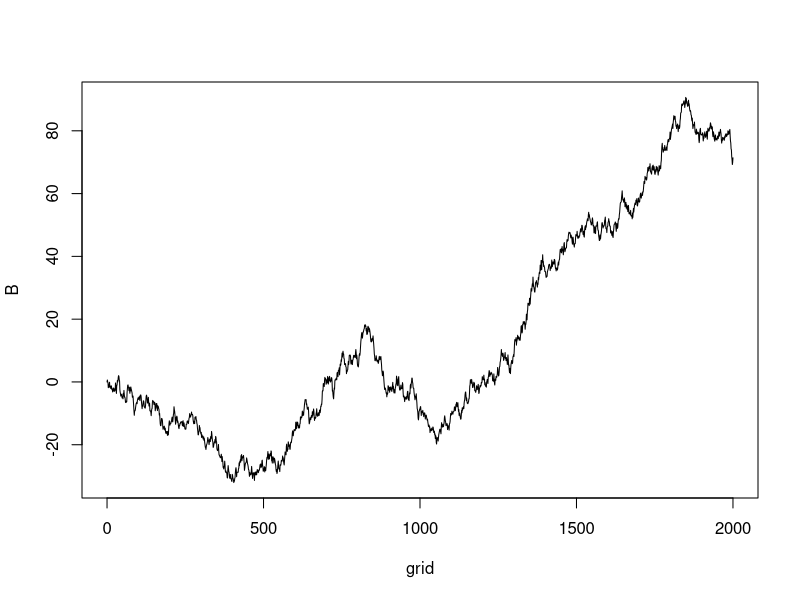
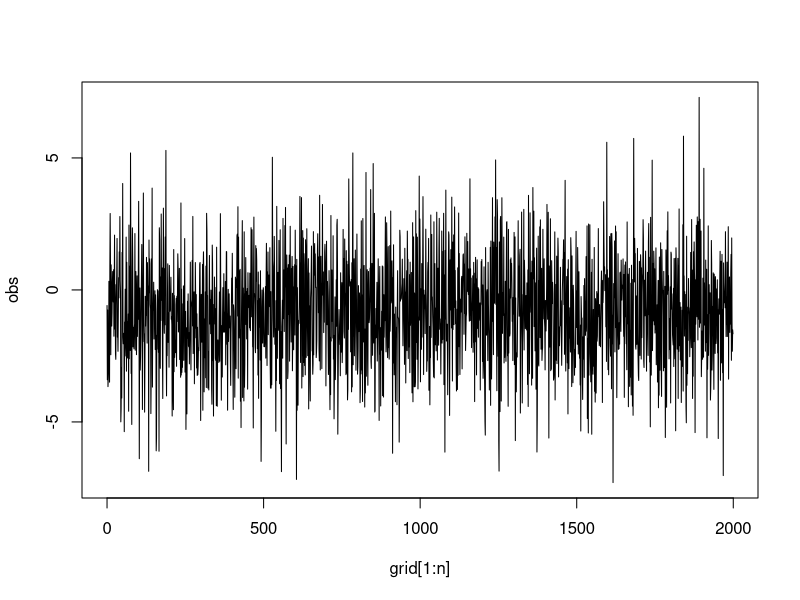
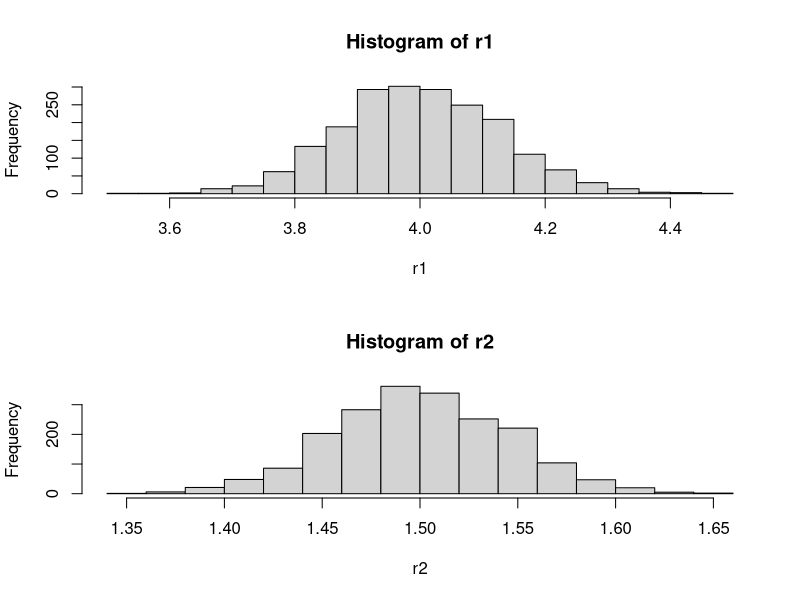

These charts were generated, in order, by the following R code:
# Exercise 11
# Part(d) 


Bmotion<-function(n){                #Simuliert Pfade einer BB
res<-cumsum(c(0,rnorm(n,0,1)))
}
 
n<-2000                              #Teste die vorherige Funktion
B<-Bmotion(n)
grid<-(0:n)                          #Zeitgrid
plot(grid,B,type="l")


logReturns<-function(n,mu,sigma){
  return(mu+sigma*rnorm(n,0,1))
}

obs<-logReturns(2000,-0.85,2) 
plot(grid[1:n],obs,type="l")


sigmaMLE<-function(obs){
  return(1/n*sum((obs-mean(obs))^2))
}

sigmaUMVU<-function(obs){
  n<-length(obs)
sum(1/(n-1)*(obs-mean(obs))^2)
}

muMLE<-function(obs){
  1/n*sum(obs)
}

sigmaMLE(obs);sigmaUMVU(obs);muMLE(obs)

# Monte Carlo

mu<-1.5
sigma<-2
n<-2000
m<-2000 # Anzahl an Monte-Carlo Simulationen

temp1<-matrix(rnorm(n*m,mu,(sigma)),ncol=m,nrow=n)
r1<-apply(temp1,2,sigmaMLE)
r2<-apply(temp1,2,muMLE)


r1
r2

par(mfrow=c(2,1))
hist(r1,breaks=20);hist(r2)



